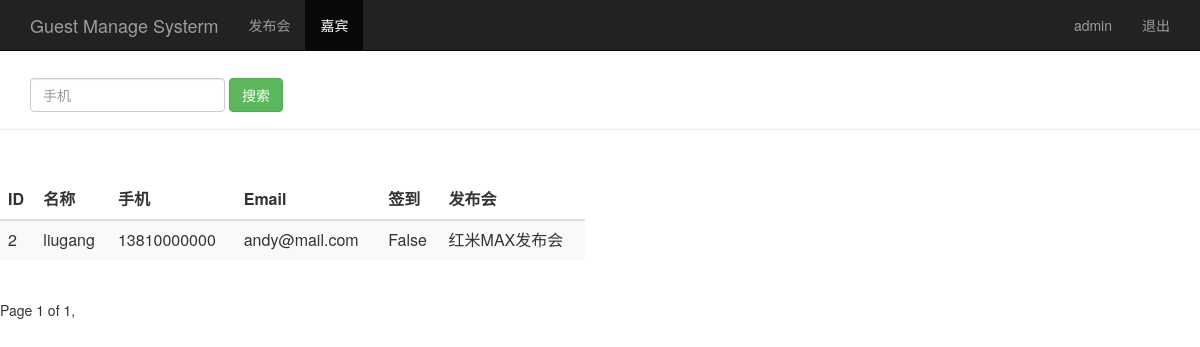
The page /guest_manage/ (signed in) on the database its author committed.
### sign/models.py (models this page shows, shortened)
class Guest(models.Model):
    event = models.ForeignKey(Event)
    realname = models.CharField(max_length=64)
    phone = models.CharField(max_length=16)
    email = models.EmailField()
    sign = models.BooleanField()
    create_time = models.DateTimeField(auto_now=True)
    class Meta:
        unique_together = ('event', 'phone')

class Event(models.Model):
    name = models.CharField(max_length=100)
    limit = models.IntegerField()
    status = models.BooleanField()
    address = models.CharField(max_length=200)
    start_time = models.DateTimeField('events time')
    create_time = models.DateTimeField(auto_now=True)
    def __str__(self):
        return self.name

### sign/views.py (the view)
# urls.py: url(r'^guest_manage/$', views.guest_manage),
@login_required
def guest_manage(request):
    username = request.session.get('user', '')
    guest_list = Guest.objects.all()
    paginator = Paginator(guest_list, 5)
    page = request.GET.get('page')
    try:
        contacts = paginator.page(page)
    except PageNotAnInteger:
        contacts = paginator.page(1)
    except EmptyPage:
        contacts = paginator.page(paginator.num_pages)
    return render(request, 'guest_manage.html', {'user': username,
                                                 'guests': contacts})

### sign/templates/guest_manage.html (shortened to what this page needs)
<html lang="zh-CN">
    <head>
        {% load bootstrap3 %}
        {% bootstrap_css %}
    </head>
    <body>
        <nav class="navbar navbar-inverse navbar-fixed-top">
            <div class="container">
                <div class="navbar-header">
                    <a class="navbar-brand" href="/event_manage/">Guest Manage Systerm</a>
                </div>
                <div id="navbar" class="collapse navbar-collapse">
                    <ul class="nav navbar-nav">
                        <li><a href="/event_manage/">发布会</a></li>
                        <li class='active'><a href="#">嘉宾</a></li>
                    </ul>
                    <ul class="nav navbar-nav navbar-right">
                        <li><a href='#'>{{user}}</a></li>
                        <li><a href="/logout/">退出</a></li>
                    </ul>
                </div>
            </div>
        </nav>
        <div class="page-header" style="padding-top: 30px;">
            <div id="navbar" class="navbar-collapse collapse">
                <form class="navbar-form" method="get" action="/search_name_guest/">
                    <div class="form-group">
                        <input name="phone" type="text" placeholder="手机" class="form-control">
                    </div>
                    <button type="submit" class="btn btn-success">搜索</button>
                </form>
            </div>
        </div>
        <div class="row" style="padding-top: 30px;">
            <div class="col-md-6">
                <table class="table table-striped">
                    <thead>
                        <tr>
                            <th>ID</th>
                            <th>名称</th>
                            <th>手机</th>
                            <th>Email</th>
                            <th>签到</th>
                            <th>发布会</th>
                        </tr>
                    </thead>
                    <tbody>
                        {% for guest in guests %}
                            <tr>
                                <td>{{guest.id }}</td>
                                <td>{{guest.realname }}</td>
                                <td>{{guest.phone }}</td>
                                <td>{{guest.email }}</td>
                                <td>{{guest.sign }}</td>
                                <td>{{guest.event }}</td>
                            </tr>
                        {% endfor %}
                    </tbody>
                </table>
            </div>
        </div>
        <div class="pagination">
            <span class="step-links">
                    <span class="current">
                        Page {{guests.number}} of {{ guests.paginator.num_pages}},
                    </span>
            </span>
        </div>
    </body>
</html>

### rows shown on the page
Guest: id "2", realname "liugang", phone "13810000000", email "andy@mail.com", sign "False", event "红米MAX发布会"

### other values the page prints
{{ user }} "admin"
{{ guests.number }} "1"
{{ guests.paginator.num_pages }} "1"
